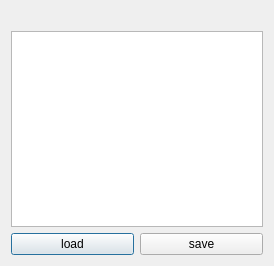
<?xml version="1.0" encoding="UTF-8"?>
<ui version="4.0">
 <class>PlotData</class>
 <widget class="QDialog" name="PlotData">
  <property name="geometry">
   <rect>
    <x>0</x>
    <y>0</y>
    <width>274</width>
    <height>266</height>
   </rect>
  </property>
  <property name="sizePolicy">
   <sizepolicy hsizetype="Fixed" vsizetype="Fixed">
    <horstretch>0</horstretch>
    <verstretch>0</verstretch>
   </sizepolicy>
  </property>
  <property name="maximumSize">
   <size>
    <width>500</width>
    <height>500</height>
   </size>
  </property>
  <property name="windowTitle">
   <string>Data For Plot</string>
  </property>
  <layout class="QGridLayout" name="gridLayout">
   <item row="0" column="0">
    <widget class="QLabel" name="plotNameLabel">
     <property name="text">
      <string/>
     </property>
     <property name="alignment">
      <set>Qt::AlignCenter</set>
     </property>
    </widget>
   </item>
   <item row="1" column="0">
    <widget class="QTableWidget" name="tableDataFromPlot"/>
   </item>
   <item row="2" column="0">
    <layout class="QHBoxLayout" name="horizontalLayout">
     <item>
      <widget class="QPushButton" name="loadData">
       <property name="text">
        <string>load</string>
       </property>
      </widget>
     </item>
     <item>
      <widget class="QPushButton" name="saveData">
       <property name="text">
        <string>save</string>
       </property>
      </widget>
     </item>
    </layout>
   </item>
  </layout>
 </widget>
 <resources/>
 <connections/>
</ui>
